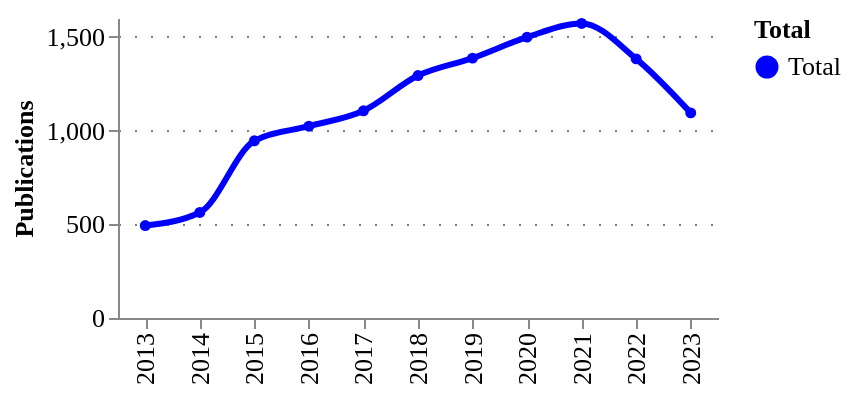

Write notebook code for a chart like this one.
### Code cell
fig = pu.ts_smooth(
    ts_counts.assign(Total="Total"),
    ["Total"],
    variable= "counts",
    variable_title = "Publications",
    category_column = "Total",
    width = 300,
    height = 150,
    legend_orient='right',
)
pu.configure_plots(fig)

### Figure 1 — Vega-Lite specification as saved in the notebook (floating-point values rounded to 4 significant figures)
{"config": {"title": {"font": "Averta", "anchor": "start"}, "subtitle": {"font": "Averta"}, "axis": {"labelFont": "Averta", "titleFont": "Averta", "gridColor": "grey", "gridDash": [1, 7], "labelFontSize": 13, "titleFontSize": 13}, "header": {"labelFont": "Averta", "titleFont": "Averta"}, "legend": {"labelFont": "Averta", "titleFont": "Averta", "labelFontSize": 13, "titleFontSize": 13}, "range": {"category": ["#0000FF", "#FDB633", "#18A48C", "#9A1BBE", "#EB003B", "#FF6E47", "#646363", "#0F294A", "#97D9E3", "#A59BEE", "#F6A4B7", "#D2C9C0", "#FFFFFF", "#000000"], "ordinal": {"scheme": ["#0000FF", "#FDB633", "#18A48C", "#9A1BBE", "#EB003B", "#FF6E47", "#646363", "#0F294A", "#97D9E3", "#A59BEE", "#F6A4B7", "#D2C9C0", "#FFFFFF", "#000000"]}}, "view": {"strokeWidth": 0}}, "data": {"name": "data-23736846ed7491040a64b2a9fbd64635"}, "mark": {"type": "line", "interpolate": "monotone", "point": {"filled": true, "size": 30}, "size": 3, "strokeDash": [0]}, "encoding": {"color": {"field": "Total", "legend": {"orient": "right"}, "type": "nominal"}, "tooltip": [{"field": "year", "title": "Year", "type": "ordinal"}, {"field": "Total", "type": "nominal"}, {"field": "counts", "format": ".3f", "title": "Publications", "type": "quantitative"}], "x": {"field": "year", "title": "", "type": "ordinal"}, "y": {"field": "counts", "title": "Publications", "type": "quantitative"}}, "height": 150, "title": {"anchor": "start", "text": "", "fontSize": 14, "subtitle": "", "subtitleFont": "Averta", "subtitleFontSize": 13}, "width": 300, "$schema": "https://vega.github.io/schema/vega-lite/v4.17.0.json", "datasets": {"data-23736846ed7491040a64b2a9fbd64635": [{"year": 2013, "counts": 493, "Total": "Total"}, {"year": 2014, "counts": 563, "Total": "Total"}, {"year": 2015, "counts": 945, "Total": "Total"}, {"year": 2016, "counts": 1023, "Total": "Total"}, {"year": 2017, "counts": 1105, "Total": "Total"}, {"year": 2018, "counts": 1293, "Total": "Total"}, {"year": 2019, "counts": 1386, "Total": "Total"}, {"year": 2020, "counts": 1498, "Total": "Total"}, {"year": 2021, "counts": 1571, "Total": "Total"}, {"year": 2022, "counts": 1382, "Total": "Total"}, {"year": 2023, "counts": 1094, "Total": "Total"}]}}
